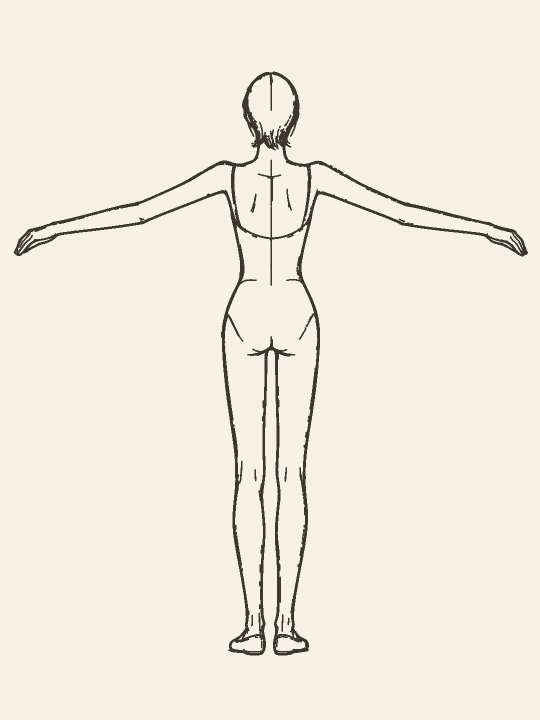
#> input picture images/lineart/BACK-01.png, 1080 x 1440 px, given in place of BACK-01.jpg, which was not available (shown at 1/2 size)
$ python make_review.py
#> lines starting #> are read from the running program, lines starting #| are printed output that depends on the picture
#!/usr/bin/env python3
"""出图自查拼版：封面 | AI 线稿，每张 20 条，便于逐条对照是否同姿势。"""
import json
import sys
from pathlib import Path

from PIL import Image, ImageDraw

HERE = Path(__file__).resolve().parent
CW, CH = 200, 267
COLS, ROWS = 5, 4


def main():
    ids = sys.argv[1:] or [p.stem for p in sorted(HERE.glob("*.png"))
                           if len(p.stem.split("-")) == 2 and p.stem[:2].isalpha()
                           and not p.stem.startswith("_")]
    per = COLS * ROWS
    for si in range(0, len(ids), per):
        chunk = ids[si:si + per]
        rows = (len(chunk) + COLS - 1) // COLS
        sheet = Image.new("RGB", (CW * 2 * COLS, (CH + 16) * rows), (252, 250, 246))
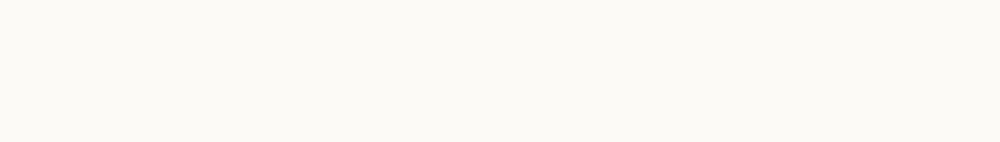
#> sheet: PIL image 2000x283 RGB (shown at 1/2 size); mean R, G, B 252, 250, 246
        d = ImageDraw.Draw(sheet)
        for i, pid in enumerate(chunk):
            x = (i % COLS) * CW * 2
            y = (i // COLS) * (CH + 16)
            cov = HERE.parent / f"{pid}.jpg"
            out = HERE / f"{pid}.png"
            if cov.exists():
                sheet.paste(Image.open(cov).convert("RGB").resize((CW, CH)), (x, y + 16))
            if out.exists():
                sheet.paste(Image.open(out).convert("RGB").resize((CW, CH)), (x + CW, y + 16))
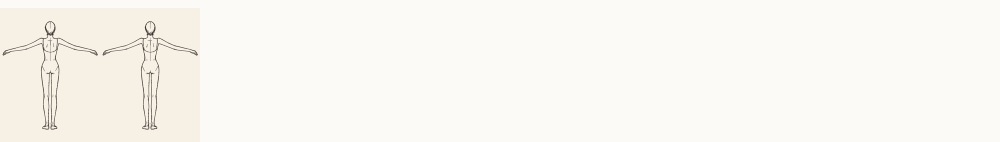
#> sheet: PIL image 2000x283 RGB (shown at 1/2 size); mean R, G, B 249.8, 247.1, 241.8
            d.text((x + 4, y + 3), f"{pid}  cover | AI", fill=(60, 40, 20))
        p = HERE / f"_review-{si // per + 1}.png"
        sheet.save(p, "PNG", optimize=True)
        print(p, len(chunk))


if __name__ == "__main__":
    main()

$ run again, on images/lineart/BACK-05.png
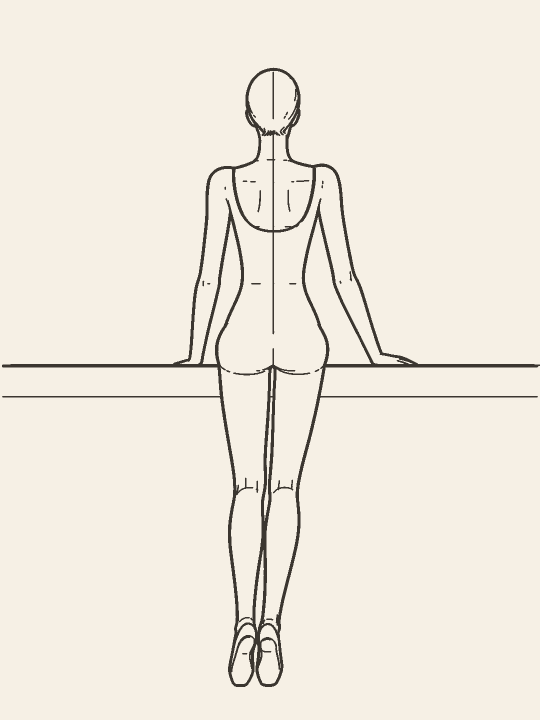
#> input picture images/lineart/BACK-05.png, 1080 x 1440 px, given in place of BACK-05.jpg, which was not available (shown at 1/2 size)
#> in main, `sheet.paste(Image.open(out).convert("RGB").resize((CW, CH)), (x + CW, ..`:
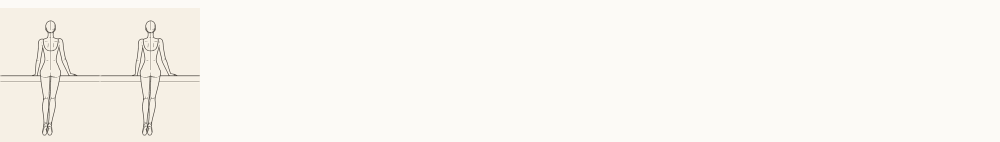
#> sheet: PIL image 2000x283 RGB (shown at 1/2 size); mean R, G, B 249.7, 247, 241.7

$ run again, on images/lineart/BACK-02.png
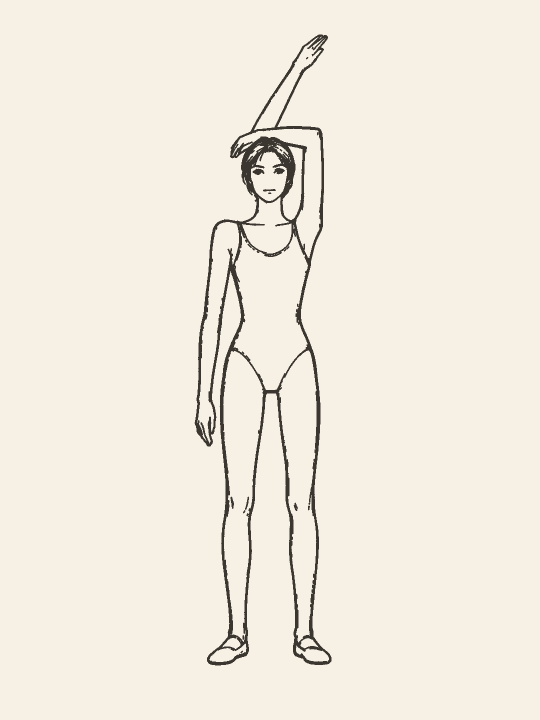
#> input picture images/lineart/BACK-02.png, 1080 x 1440 px, given in place of BACK-02.jpg, which was not available (shown at 1/2 size)
#> in main, `sheet.paste(Image.open(out).convert("RGB").resize((CW, CH)), (x + CW, ..`:
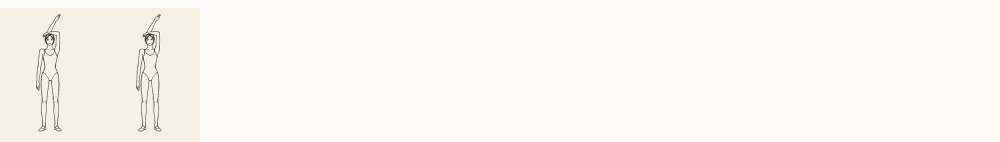
#> sheet: PIL image 2000x283 RGB (shown at 1/2 size); mean R, G, B 249.9, 247.2, 241.9
